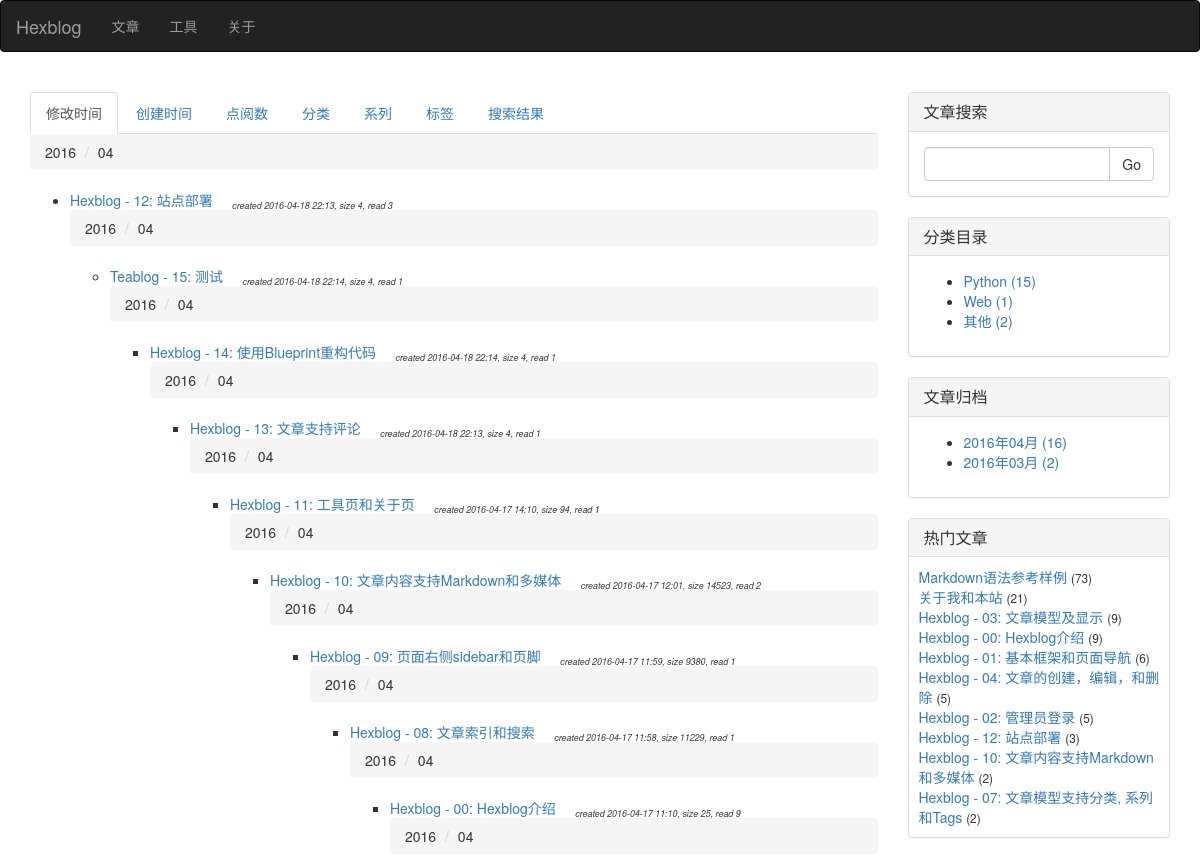
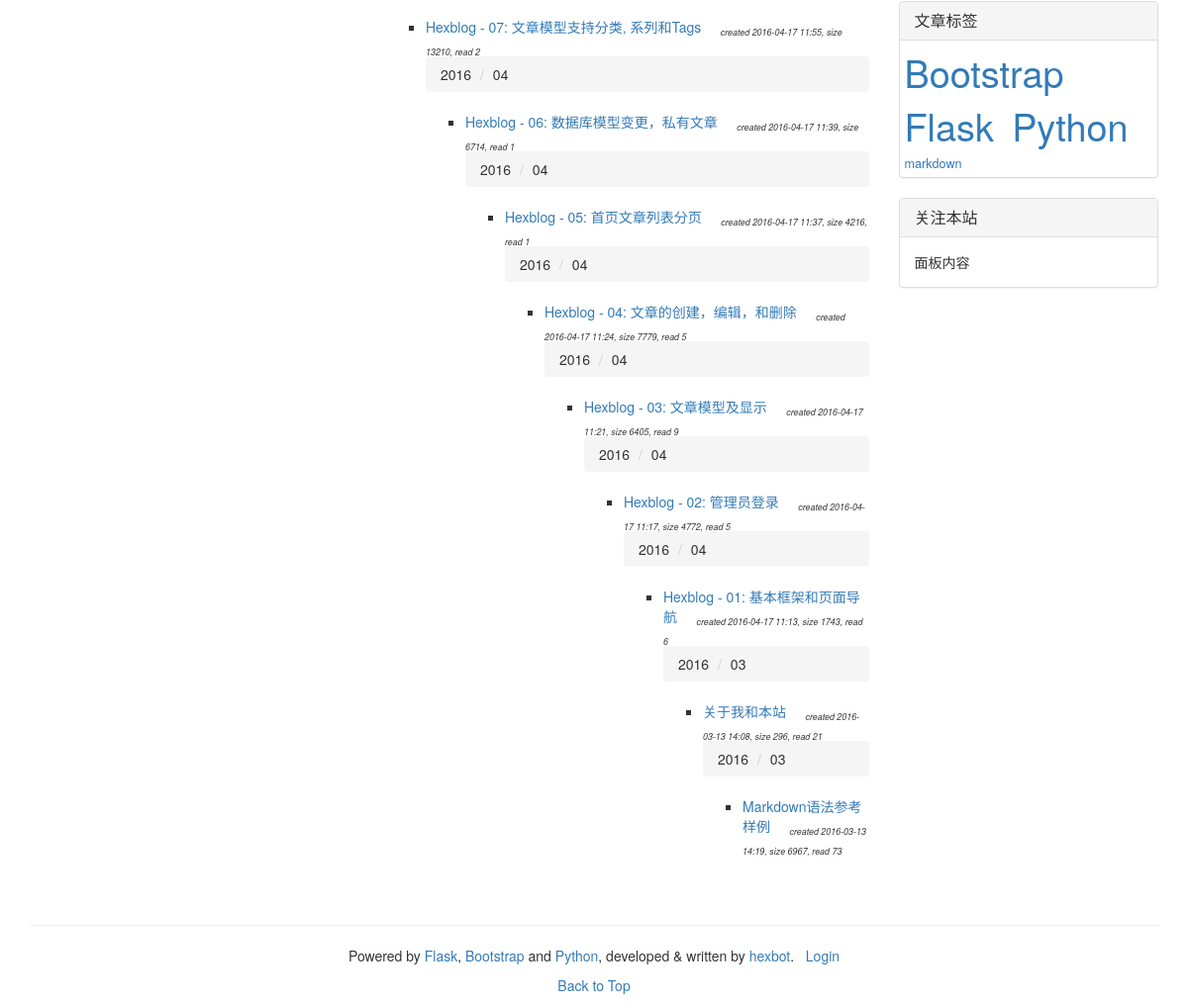
The page /articles on the database its author committed (2 pictures, top to bottom).
### manage.py (models this page shows, shortened)
class Article(db.Model):
    __tablename__ = 'articles'
    id = db.Column(db.Integer, primary_key=True)
    title = db.Column(db.Unicode(128), unique=True, index=True, nullable=False)
    content = db.Column(db.UnicodeText) # plain-text or markdown
    content_html = db.Column(db.UnicodeText) # html
    content_pre = db.Column(db.UnicodeText) # several top lines for preview in 'index' page
    content_size = db.Column(db.Integer)
    time_created = db.Column(db.DateTime, index=True, default=datetime.now())
    time_modified = db.Column(db.DateTime, index=True, default=datetime.now())
    read_count = db.Column(db.Integer)
    private = db.Column(db.Boolean) # non-public, or hidden
    category_id = db.Column(db.Integer, db.ForeignKey('categories.id'))
    series_id = db.Column(db.Integer, db.ForeignKey('series.id'), nullable=True) # could be null
    tags = db.Column(db.Unicode(256), index=True, nullable=True) # space separated tag worlds

class Category(db.Model):
    __tablename__ = 'categories'
    id = db.Column(db.Integer, primary_key=True)
    name = db.Column(db.Unicode(32), unique=True, index=True, nullable=False)
    articles = db.relationship('Article', backref='category', lazy='dynamic')

### manage.py (the view, shortened to what this page needs)
@app.route('/articles')
def articles():
    if session.get('articles_orders') is None:
        session['articles_orders'] = {
                'time_modified': 0,
                'time_created': 0,
                'read_count': 0,
                'content_size': 0,
                'category': 0,
                'series': 0,
                'tag': 0,
                'search': 0
            }
    if session.get('searched_words') is None:
        session['searched_words'] = ''
    articles = empty_metas = tags_cache = None
    by = request.args.get('by') or 'time_modified'   # make 'time_modified' default
    if by == 'time_modified':
        articles = Article.query.order_by(Article.time_modified.desc()).all()
    elif by == 'time_created':
        articles = Article.query.order_by(Article.time_created.desc()).all()
    elif by == 'read_count':
        articles = Article.query.order_by(Article.read_count).all()
        articles.reverse()
    elif by == 'content_size':
        articles = Article.query.order_by(Article.content_size).all()
    elif by == 'tag':
        tags_cache = update_tags_cache(reverse=session['articles_orders'][by])
    else:
        return page_not_found(Exception("Invalid list condition"))
    if by != 'tag' and session['articles_orders'][by]:
            articles.reverse()
    session['articles_orders'][by] = 1 - session['articles_orders'][by]
    return render_template('articles.html', articles=articles, by=by,
                            empty_metas=empty_metas, tags_cache=tags_cache)

### manage.py (called while the page is built)
def update_tags_cache(articles=None, reverse=False):
    tags = {}
    if not articles:
        articles = Article.query.order_by(Article.title).all()
    for article in articles:
        if not article.tags:
            continue
        for tag in article.tags.split():
            tags.setdefault(tag, set())
            tags[tag].add(article)
    return sorted(tags.items(), reverse=reverse) # _list_ of item: ('tag', {art1, art2, ...})

### templates/articles.html (shortened to what this page needs)
{% extends 'base.html' %}
{% block page_content %}
<div>
    <ul class="nav nav-tabs">
        <li{% if by == 'time_modified' %} class="active"{% endif %}>
            <a href="{{ url_for('articles', by="time_modified") }}">修改时间</a>
        </li>
        <li{% if by == 'time_created' %} class="active"{% endif %}>
            <a href="{{ url_for('articles', by="time_created") }}">创建时间</a>
        </li>
        <li{% if by == 'read_count' %} class="active"{% endif %}>
            <a href="{{ url_for('articles', by="read_count") }}">点阅数</a>
        </li>
        <li{% if by == 'category' %} class="active"{% endif %}>
            <a href="{{ url_for('articles', by="category") }}">分类</a>
        </li>
        <li{% if by == 'series' %} class="active"{% endif %}>
            <a href="{{ url_for('articles', by="series") }}">系列</a>
        </li>
        <li{% if by == 'tag' %} class="active"{% endif %}>
            <a href="{{ url_for('articles', by="tag") }}">标签</a>
        </li>
        <li{% if by == 'search' %} class="active"{% endif %}>
            <a href="{{ url_for('articles', by="search") }}">搜索结果</a>
        </li>
    </ul>
</div>
<div>
{% if by != 'tag' %}
{% set prev = None %}
{% for article in articles %}
{% if by == 'time_modified' %}
    {% if article.time_modified.month != prev %}
        <ol class="breadcrumb"><a name="{{ article.time_modified.year }}-{{ article.time_modified.month }}"></a>
            <li>{{ article.time_modified.year }}</li>
            <li>{{ "%02d"|format(article.time_modified.month) }}</li>
        </ol>
            <ul class="list">
        {% set prev = article.time_modified.month %}
    {% endif %}
{% endif %}
                <li>
                    <a href="{{ url_for('article', id=article.id) }}">{{ article.title }}</a>&nbsp;&nbsp;&nbsp;&nbsp;
                    <sub><small><cite>
                        created {{ article.time_created.strftime("%Y-%m-%d %H:%M") }},
                        size {{ article.content_size }},
                        read {{ article.read_count }}
                    </cite></small></sub>
                </li>
{% endfor %}
{% endif %}
</div>
<br/>
<br/>
{% endblock %}

### templates/_macros.html (shortened to what this page needs)
{% macro widget_search(data, endpoint) %}
<div class="panel panel-default">
    <div class="panel-heading">
        <h3 class="panel-title">文章搜索</h3>
    </div>
    <div class="panel-body">
        <form id="search_form" name="search_form" action="search" method="POST" role="form">
            <div class="input-group">
               <input id="searched_words" name="searched_words" type="text" class="form-control">
               <span class="input-group-btn">
                  <button class="btn btn-default" type="submit">Go</button>
               </span>
            </div>
        </form>
    </div>
</div>
{% endmacro %}
{% macro widget_category(data, endpoint) %}
<div class="panel panel-default">
    <div class="panel-heading">
        <h3 class="panel-title">分类目录</h3>
    </div>
    <div class="panel-body">
        <ul>
            {% for category, num in data.items() %}
                <li>
                    <a href="{{ url_for(endpoint, by='category') }}#{{ category.name }}">
                        {{ category.name }} ({{ num }})
                    </a>
                </li>
            {% endfor %}
        </ul>
    </div>
</div>
{% endmacro %}
{% macro widget_archive(data, endpoint) %}
<div class="panel panel-default">
    <div class="panel-heading">
        <h3 class="panel-title">文章归档</h3>
    </div>
    <div class="panel-body">
        <ul>
            {% for year, months in data.items() %}
                {% for month, num in months.items() %}
                    <li>
                        <a href="{{ url_for(endpoint, by='time_created') }}#{{ year }}-{{ month }}">
                            {{ year }}年{{ "%02d"|format(month) }}月 ({{ num }})
                        </a>
                    </li>
                {% endfor %}
            {% endfor %}
        </ul>
    </div>
</div>
{% endmacro %}
{% macro widget_popular(data, endpoint) %}
<div class="panel panel-default">
    <div class="panel-heading">
        <h3 class="panel-title">热门文章</h3>
    </div>
    <div class="panel-body" style="padding: 10px 5px 10px 10px;">
        {% for article in data %}
        <a href="{{ url_for(endpoint, id=article.id) }}">{{ article.title|truncate(30, True) }}</a> <small>({{ article.read_count }})</small><br>
        {% endfor %}
    </div>
</div>
{% endmacro %}
{% macro widget_tags(data, endpoint) %}
    {% set num_min, num_max = data[0] %}
    {% set font_min, font_max = (90, 270) %}
    {% if num_min == num_max or num_min == -1 %}
    {%      set size_delta = 0 %}
    {% else %}
    {%      set size_delta = ((font_max - font_min) // (num_max - num_min)) %}
    {% endif %}
<div class="panel panel-default">
    <div class="panel-heading">
        <h3 class="panel-title">文章标签</h3>
    </div>
    <div class="panel-body" style="padding: 5px;">
        {% for tag_data in data[1:] %}
        <a href="{{ url_for(endpoint, by='tag') }}#{{ tag_data[0] }}">
            <span style="font-size:{{ (tag_data[1] - num_min) * size_delta + font_min }}%">{{ tag_data[0] }}<span>
        </a>&nbsp;
        {% endfor %}
    </div>
</div>
{% endmacro %}

### rows shown on the page
Article: time_modified.year "2016", time_modified.month "04", title "Hexblog - 12: 站点部署", time_created "2016-04-18 22:13", content_size "4", read_count "3"
Article: time_modified.year "2016", time_modified.month "04", title "Teablog - 15: 测试", time_created "2016-04-18 22:14", content_size "4", read_count "1"
Article: time_modified.year "2016", time_modified.month "04", title "Hexblog - 14: 使用Blueprint重构代码", time_created "2016-04-18 22:14", content_size "4", read_count "1"
Article: time_modified.year "2016", time_modified.month "04", title "Hexblog - 13: 文章支持评论", time_created "2016-04-18 22:13", content_size "4", read_count "1"
Article: time_modified.year "2016", time_modified.month "04", title "Hexblog - 11: 工具页和关于页", time_created "2016-04-17 14:10", content_size "94", read_count "1"
Article: time_modified.year "2016", time_modified.month "04", title "Hexblog - 10: 文章内容支持Markdown和多媒体", time_created "2016-04-17 12:01", content_size "14523", read_count "2"
Article: time_modified.year "2016", time_modified.month "04", title "Hexblog - 09: 页面右侧sidebar和页脚", time_created "2016-04-17 11:59", content_size "9380", read_count "1"
Article: time_modified.year "2016", time_modified.month "04", title "Hexblog - 08: 文章索引和搜索", time_created "2016-04-17 11:58", content_size "11229", read_count "1"
Article: time_modified.year "2016", time_modified.month "04", title "Hexblog - 00: Hexblog介绍", time_created "2016-04-17 11:10", content_size "25", read_count "9"
Article: time_modified.year "2016", time_modified.month "04", title "Hexblog - 07: 文章模型支持分类, 系列和Tags", time_created "2016-04-17 11:55", content_size "13210", read_count "2"
Article: time_modified.year "2016", time_modified.month "04", title "Hexblog - 06: 数据库模型变更，私有文章", time_created "2016-04-17 11:39", content_size "6714", read_count "1"
Article: time_modified.year "2016", time_modified.month "04", title "Hexblog - 05: 首页文章列表分页", time_created "2016-04-17 11:37", content_size "4216", read_count "1"
Article: time_modified.year "2016", time_modified.month "04", title "Hexblog - 04: 文章的创建，编辑，和删除", time_created "2016-04-17 11:24", content_size "7779", read_count "5"
Article: time_modified.year "2016", time_modified.month "04", title "Hexblog - 03: 文章模型及显示", time_created "2016-04-17 11:21", content_size "6405", read_count "9"
Article: time_modified.year "2016", time_modified.month "04", title "Hexblog - 02: 管理员登录", time_created "2016-04-17 11:17", content_size "4772", read_count "5"
Article: time_modified.year "2016", time_modified.month "04", title "Hexblog - 01: 基本框架和页面导航", time_created "2016-04-17 11:13", content_size "1743", read_count "6"
Article: time_modified.year "2016", time_modified.month "03", title "关于我和本站", time_created "2016-03-13 14:08", content_size "296", read_count "21"
Article: time_modified.year "2016", time_modified.month "03", title "Markdown语法参考样例", time_created "2016-03-13 14:19", content_size "6967", read_count "73", tags "markdown"
Category: name "Python", num "15"
Category: name "Web", num "1"
Category: name "其他", num "2"

### other values the page prints
{{ year }} "2016" "2016"
{{ "%02d"|format(month) }} "04" "03"
{{ num }} "16" "2"
{{ tag_data[0] }} "Bootstrap" "Flask" "Python"
